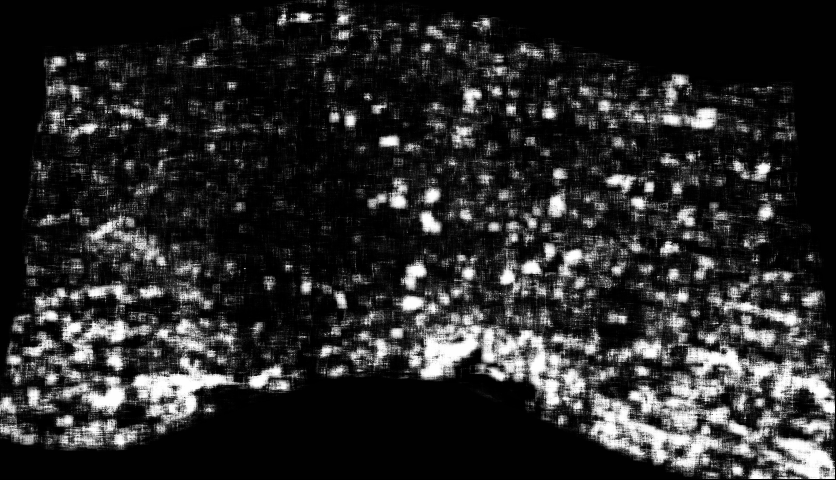
#> input picture code/tmp/20230827161846/5_max/max_image_20.png, 836 x 480 px
$ python max_images.py
#> lines starting #> are read from the running program, lines starting #| are printed output that depends on the picture
# https://chat.openai.com/c/06a0b4eb-7e31-4104-b56d-194d0a02f470
from PIL import Image
import numpy as np

# Step 1: List of filenames (Edit this list to include your greyscale image filenames)
image_filenames = [
    "tmp/20230827161846/5_max/max_image_20.png",
    "tmp/20230827161846/5_max/max_image_25.png",
    "tmp/20230827161846/5_max/max_image_30.png",
    "tmp/20230827161846/5_max/max_image_35.png",
    "tmp/20230827161846/5_max/max_image_40.png",
    "tmp/20230827161846/5_max/max_image_45.png",
    # Add more filenames here
]

# Check if there are any files to process
if len(image_filenames) == 0:
    print("No images found.")
    exit()

# Step 2: Load the first image to get dimensions and initialize max_image array
first_image = Image.open(image_filenames[0]).convert("L")
#> first_image is the input picture: PIL image 836x480 L; min 0, max 254, mean 42.1
image_shape = np.array(first_image).shape
#> image_shape = (480, 836)
max_image = np.array(first_image, dtype=np.uint8)

# Step 3: Compute the maximum pixel value at each location
for filename in image_filenames[1:]:
    img = Image.open(filename).convert("L")
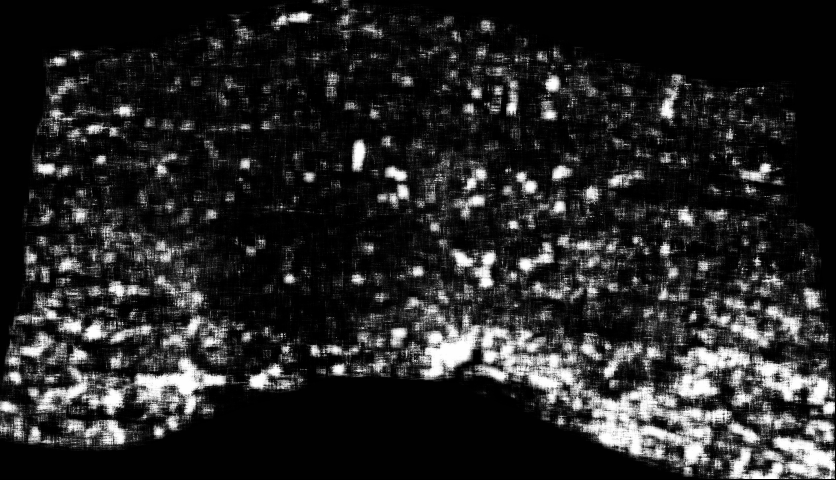
#> input picture code/tmp/20230827161846/5_max/max_image_25.png, 836 x 480 px
#> img is the input picture: PIL image 836x480 L; min 0, max 254, mean 38.7
    img_array = np.array(img)
    if img_array.shape != image_shape:
        print(f"Skipping image {filename} due to different dimensions.")
        continue
    max_image = np.maximum(max_image, img_array)
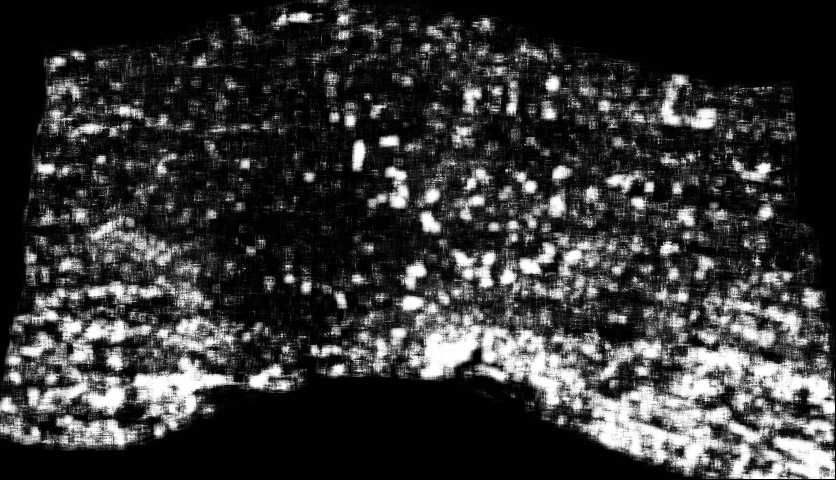
#> max_image: shape (480, 836); min 0, max 254, mean 54.3
#> pass 2 of the loop `for filename in image_filenames[1:]:`:
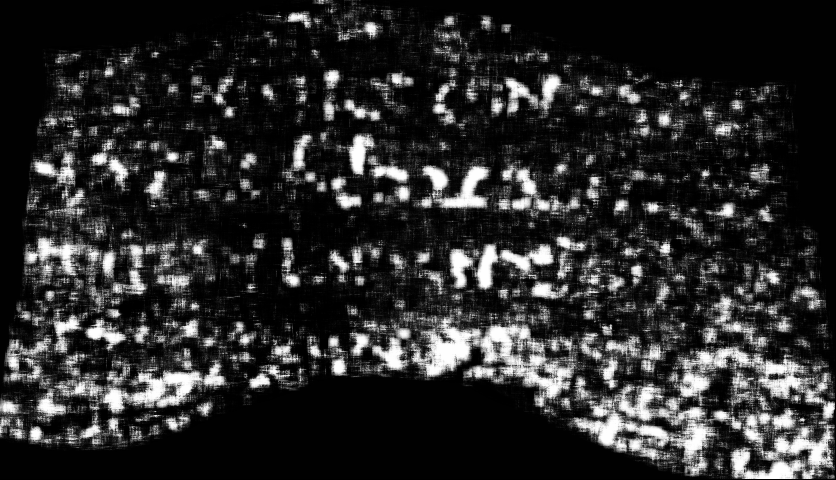
#> input picture code/tmp/20230827161846/5_max/max_image_30.png, 836 x 480 px
#> img is the input picture: PIL image 836x480 L; min 0, max 254, mean 42.8
#> `max_image = np.maximum(max_image, img_array)`:
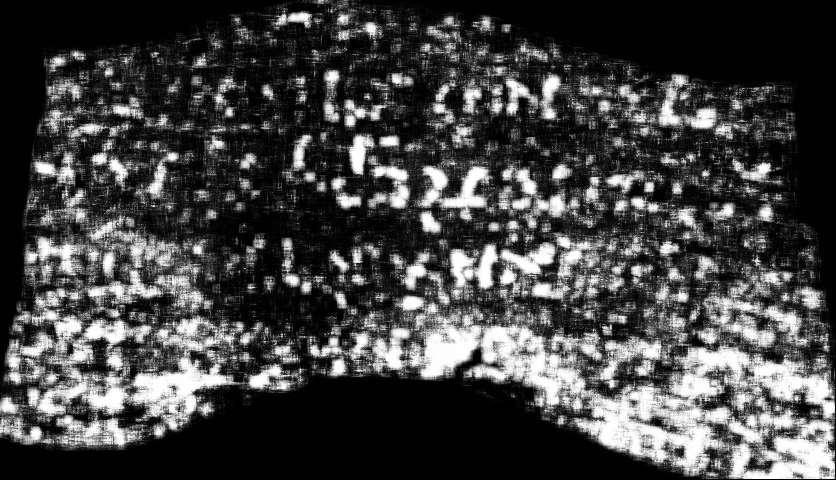
#> max_image: shape (480, 836); min 0, max 254, mean 67.3
#> pass 3 of the loop `for filename in image_filenames[1:]:`:
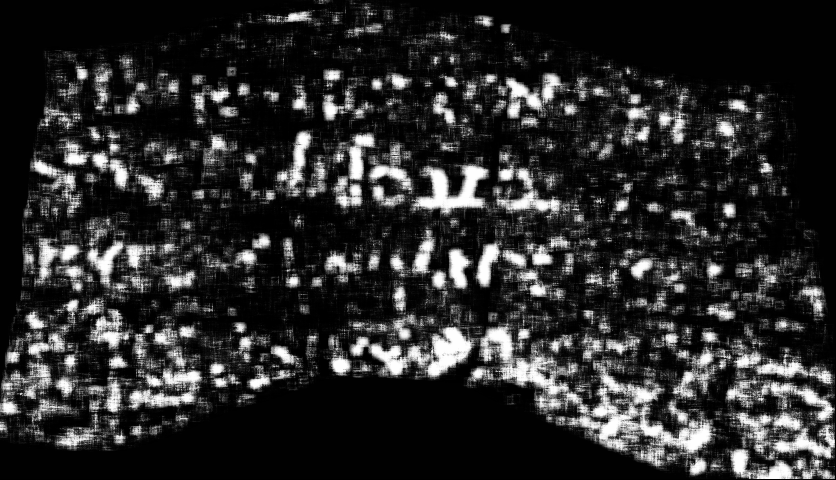
#> input picture code/tmp/20230827161846/5_max/max_image_35.png, 836 x 480 px
#> img is the input picture: PIL image 836x480 L; min 0, max 254, mean 42.7
#> `max_image = np.maximum(max_image, img_array)`:
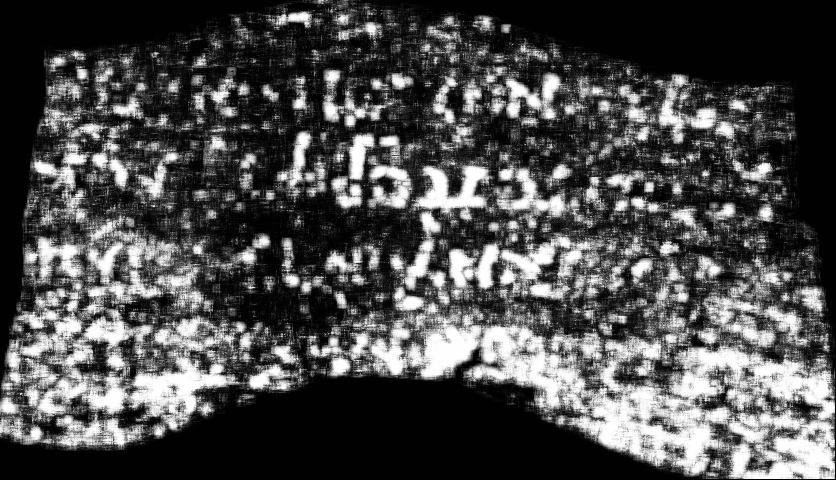
#> max_image: shape (480, 836); min 0, max 254, mean 76.5
#> the loop made 5 passes; the first 3 are shown

# Convert grayscale max_image to RGB format
# We expand the dimensions of max_image from (H, W) to (H, W, 3) and populate all 3 channels with max_image.
max_image_rgb = np.stack([max_image]*3, axis=2)
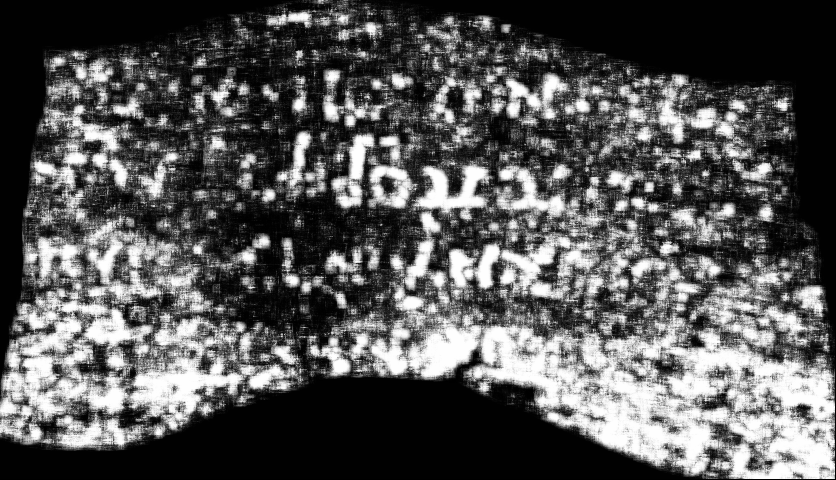
#> max_image_rgb: shape (480, 836, 3); min 0, max 254, mean 86.6

# Step 4: Save the resulting image in RGB format
result_image = Image.fromarray(max_image_rgb.astype('uint8'), 'RGB')
result_image.save("custom_max_image.png")

print("Max image saved as custom_max_image.png")
